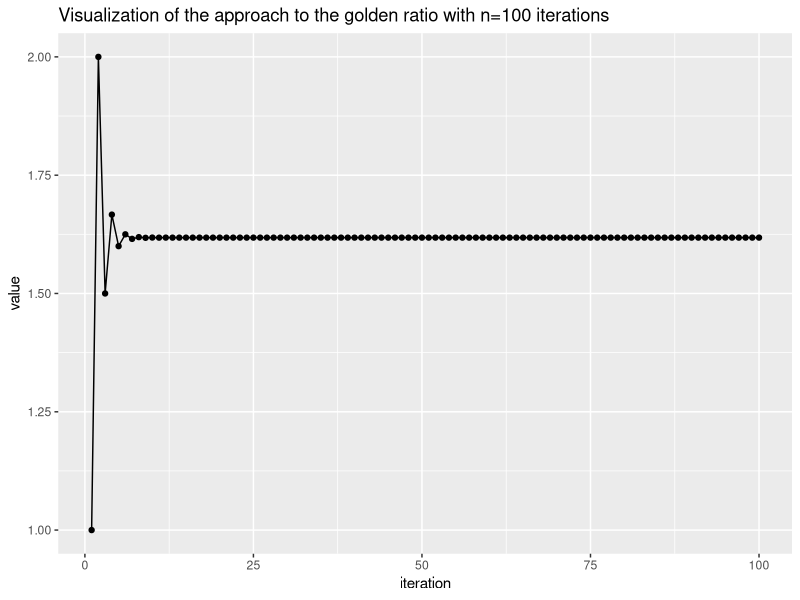

Reproduce this figure in R.
## ---- chunk 1

if (!requireNamespace("microbenchmark", quietly = TRUE)) {
  install.packages("microbenchmark")
}
library(microbenchmark)

## ---- chunk 2
r_for <- function(i) {
  f_i <- 0
  f_ip1 <- 1
  result <- c()
  for (x in 1:i) {
    f_ip1_new <- f_i+f_ip1
    f_i <- f_ip1
    f_ip1 <- f_ip1_new
    result <- append(result, f_ip1/f_i)
  }
  return (result)
}
## ---- chunk 3
test_for <- r_for(10)
print(test_for)
## ---- chunk 4
r_while <- function(i) {
  f_i <- 0
  f_ip1 <- 1
  result <- c()
  x=0
  while(x < i) {
    f_ip1_new <- f_i+f_ip1
    f_i <- f_ip1
    f_ip1 <- f_ip1_new
    result <- append(result, f_ip1/f_i)
    x = x+1
  }
  return (result)
}
## ---- chunk 5
test_while <- r_while(10)
print(test_while)
## ---- chunk 6
microbenchmark(r_for(200))
microbenchmark(r_while(200))
## ---- chunk 7
microbenchmark(r_for(2000))
microbenchmark(r_while(2000))
## ---- chunk 8
library(ggplot2)
value = r_for(100)
r_100 <- data.frame(value)
r_100$iteration <- 1:nrow(r_100)
ggplot(r_100, aes(x=iteration, y=value)) + 
  geom_point() + 
  geom_line() + 
  ggtitle("Visualization of the approach to the golden ratio with n=100 iterations")
